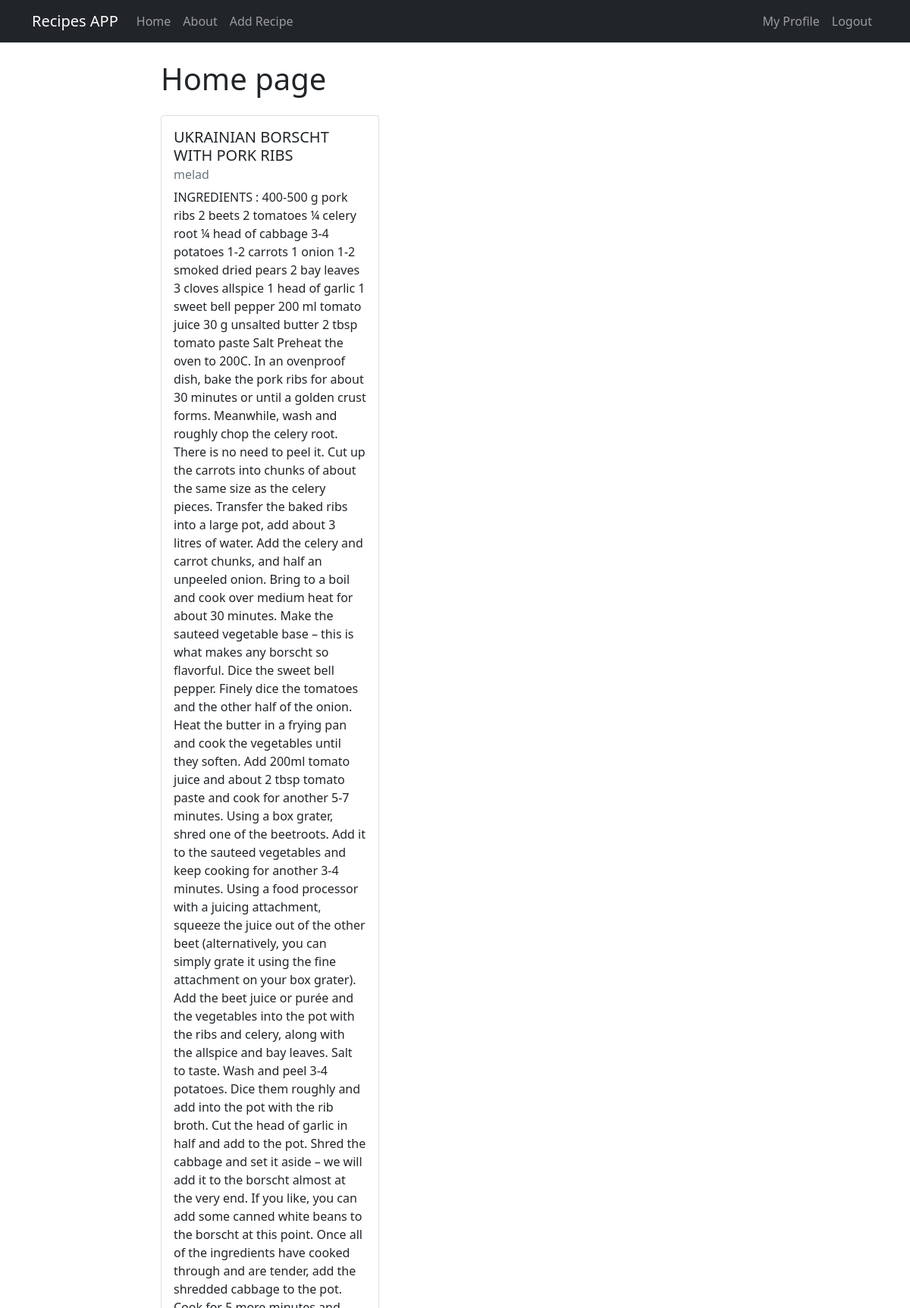
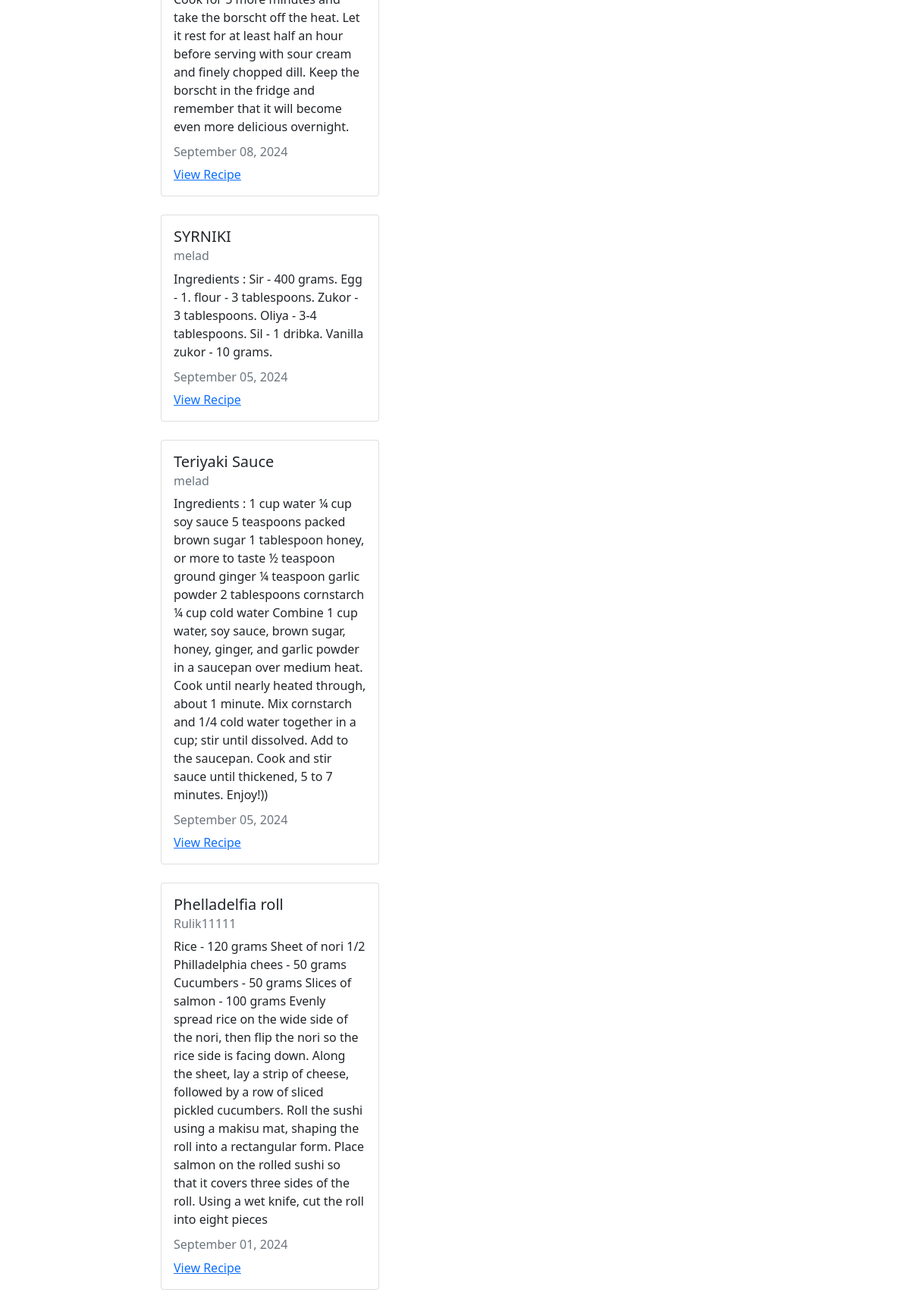
The app's page / (signed in) with its own data (2 pictures, top to bottom).
### recipes/models.py (models this page shows, shortened)
class Recipe(models.Model):
    title = models.CharField(max_length=100)
    description = models.TextField()
    author = models.ForeignKey(User, on_delete=models.CASCADE)
    created_at = models.DateTimeField(auto_now_add=True)
    updated_at = models.DateTimeField(auto_now=True)

### recipes/views.py (the view)
# urls.py: path('', views.RecipeListView.as_view(), name='recipes-home'),
class RecipeListView(ListView):
    model = models.Recipe
    template_name = 'recipes/home.html'
    context_object_name = 'recipes'

### recipes/templates/recipes/home.html
{% extends 'recipes/base.html' %}
{% block content %}
    <h1>Home page</h1>
{% for recipe in recipes %}
  <div class="card my-4" style="width: 18rem;">
    <div class="card-body">
      <h5 class="card-title">{{ recipe.title }}</h5>
      <h6 class="card-subtitle mb-2 text-muted">{{ recipe.author }}</h6>
      <p class="card-text">{{ recipe.description }}</p>
      <h6 class="card-subtitle mb-2 text-muted">
        {{ recipe.updated_at|date:"F d, Y" }}
      </h6>
      <a href="{% url 'recipes-detail' recipe.pk %}" class="card-link"> View Recipe </a>
    </div>
  </div>
{% endfor %}{% endblock content %}

### records on screen
Recipe: title "UKRAINIAN BORSCHT WITH PORK RIBS", author "melad", description "INGREDIENTS : 400-500 g pork ribs 2 beets 2 tomatoes ¼ celery root ¼ head of cabbage 3-4 potatoes 1-2 carrots 1 onion 1-2 smoked dried pears 2 bay leaves 3 cloves allspice 1 head of garlic 1 sweet bell pepper 200 ml tomato juice 30 g unsalted butter 2 tbsp tomato paste Salt Preheat the oven to 200C. In an ovenproof dish, bake the pork ribs for about 30 minutes or until a golden crust forms. Meanwhile, wash and roughly chop the celery root. There is no need to peel it. Cut up the carrots into chunks of about the same size as the celery pieces. Transfer the baked ribs into a large pot, add about 3 litres of water. Add the celery and carrot chunks, and half an unpeeled onion. Bring to a boil…", updated_at "September 08, 2024"
Recipe: title "SYRNIKI", author "melad", description "Ingredients : Sir - 400 grams. Egg - 1. flour - 3 tablespoons. Zukor - 3 tablespoons. Oliya - 3-4 tablespoons. Sil - 1 dribka. Vanilla zukor - 10 grams.", updated_at "September 05, 2024"
Recipe: title "Teriyaki Sauce", author "melad", description "Ingredients : 1 cup water ¼ cup soy sauce 5 teaspoons packed brown sugar 1 tablespoon honey, or more to taste ½ teaspoon ground ginger ¼ teaspoon garlic powder 2 tablespoons cornstarch ¼ cup cold water Combine 1 cup water, soy sauce, brown sugar, honey, ginger, and garlic powder in a saucepan over medium heat. Cook until nearly heated through, about 1 minute. Mix cornstarch and 1/4 cold water together in a cup; stir until dissolved. Add to the saucepan. Cook and stir sauce until thickened, 5 to 7 minutes. Enjoy!))", updated_at "September 05, 2024"
Recipe: title "Phelladelfia roll", author "Rulik11111", description "Rice - 120 grams Sheet of nori 1/2 Philladelphia chees - 50 grams Cucumbers - 50 grams Slices of salmon - 100 grams Evenly spread rice on the wide side of the nori, then flip the nori so the rice side is facing down. Along the sheet, lay a strip of cheese, followed by a row of sliced pickled cucumbers. Roll the sushi using a makisu mat, shaping the roll into a rectangular form. Place salmon on the rolled sushi so that it covers three sides of the roll. Using a wet knife, cut the roll into eight pieces", updated_at "September 01, 2024"
